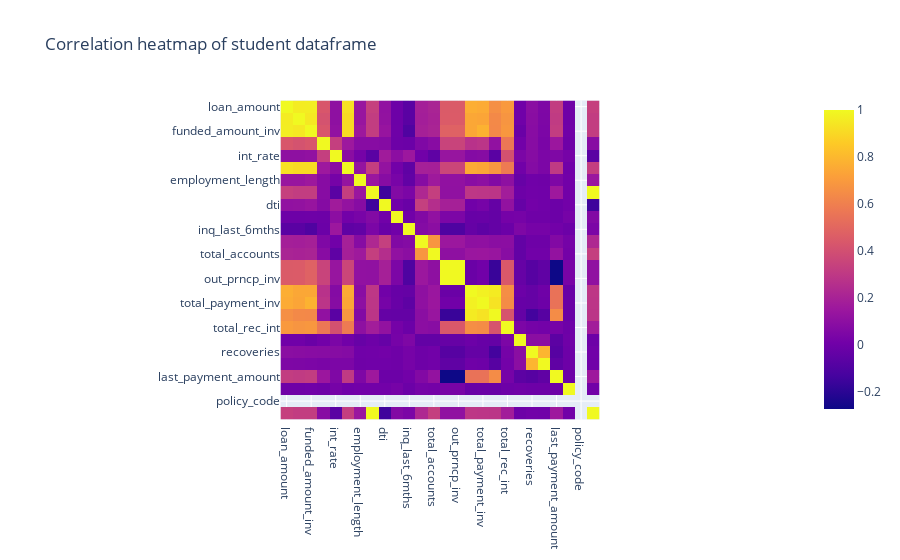

This figure's notebook cell:
### Code cell
#HeatMap
import plotly.express as px
numeric_columns = new_df.select_dtypes(include=['number'])
px.imshow(numeric_columns.corr(), title="Correlation heatmap of student dataframe")

### Figure 1 — Plotly figure (JSON) as saved in the notebook; plotly's stock layout.template omitted (floating-point values rounded to 4 significant figures; data arrays with more than 128 entries replaced by an {"elided": "..."} marker saying what was removed)
{"data": [{"coloraxis": "coloraxis", "hovertemplate": "x: %{x}<br>y: %{y}<br>color: %{z}<extra></extra>", "name": "0", "type": "heatmap", "x": ["loan_amount", "funded_amount", "funded_amount_inv", "term", "int_rate", "instalment", "employment_length", "annual_inc", "dti", "delinq_2yrs", "inq_last_6mths", "open_accounts", "total_accounts", "out_prncp", "out_prncp_inv", "total_payment", "total_payment_inv", "total_rec_prncp", "total_rec_int", "total_rec_late_fee", "recoveries", "collection_recovery_fee", "last_payment_amount", "collections_12_mths_ex_med", "policy_code", "Z-Scores"], "xaxis": "x", "y": ["loan_amount", "funded_amount", "funded_amount_inv", "term", "int_rate", "instalment", "employment_length", "annual_inc", "dti", "delinq_2yrs", "inq_last_6mths", "open_accounts", "total_accounts", "out_prncp", "out_prncp_inv", "total_payment", "total_payment_inv", "total_rec_prncp", "total_rec_int", "total_rec_late_fee", "recoveries", "collection_recovery_fee", "last_payment_amount", "collections_12_mths_ex_med", "policy_code", "Z-Scores"], "yaxis": "y", "z": {"elided": "26x26 float values"}}], "layout": {"coloraxis": {"colorscale": [[0, "#0d0887"], [0.1111, "#46039f"], [0.2222, "#7201a8"], [0.3333, "#9c179e"], [0.4444, "#bd3786"], [0.5556, "#d8576b"], [0.6667, "#ed7953"], [0.7778, "#fb9f3a"], [0.8889, "#fdca26"], [1, "#f0f921"]]}, "title": {"text": "Correlation heatmap of student dataframe"}, "xaxis": {"anchor": "y", "constrain": "domain", "domain": [0, 1], "scaleanchor": "y"}, "yaxis": {"anchor": "x", "autorange": "reversed", "constrain": "domain", "domain": [0, 1]}}}
